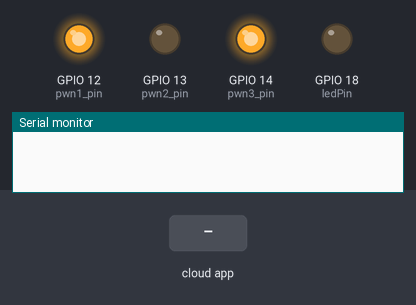
A sketch run on a simulated ESP32. On the bench: output pins drawn as LEDs (lit = HIGH), the last lines printed to the serial monitor. The test bench sets the inputs (shaded band). WiFi joins after 1.5 s; servers stay silent unless stated.

Above: at 2.7 s.
2.8 s: the phone or cloud app sets light to 0
At 4.2 s:
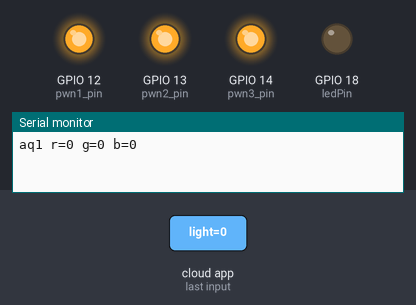
4.5 s: the phone or cloud app sets switch1 to 1
At 5.4 s:
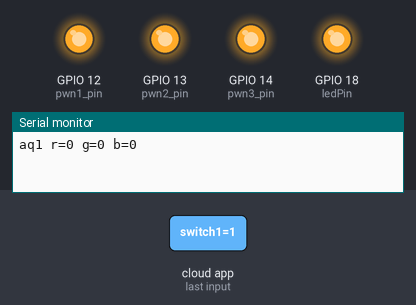
6.0 s: the phone or cloud app sets light to 1
At 6.5 s:
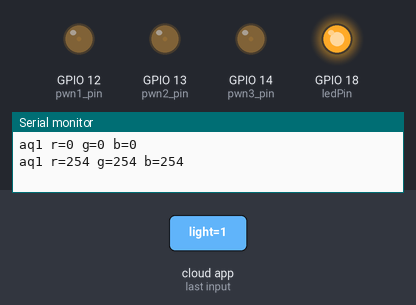
7.5 s: the phone or cloud app sets switch1 to 0
At 8.7 s:
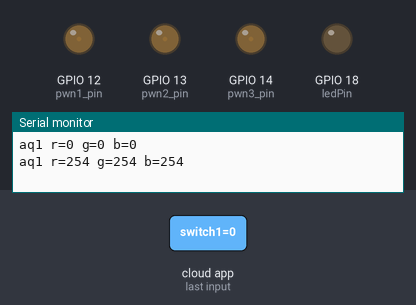
9.0 s: the phone or cloud app sets light to 0
At 9.9 s:
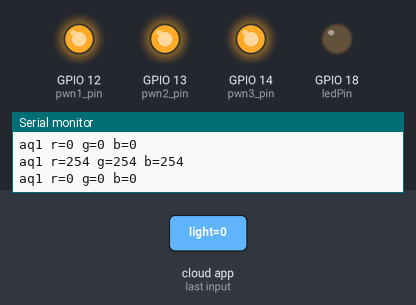
10.5 s: the phone or cloud app sets switch1 to 1
At 11.1 s:
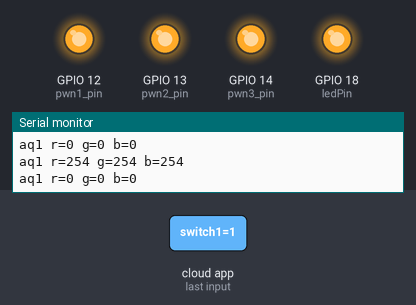
Timing chart, 0 to 13.0 s (numbered marks = the images above; inputs shaded):
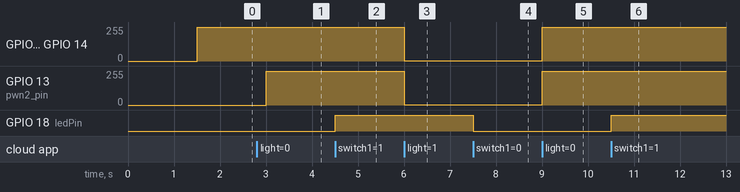

The sketch:

Untitled_apr04a.ino
```cpp
#include "arduino_secrets.h"
/*
  Sketch generated by the Arduino IoT Cloud Thing "Untitled"
  https://create.arduino.cc/cloud/things/aea228f8-8386-468d-acc1-12b290fbc910

  Arduino IoT Cloud Variables description

  The following variables are automatically generated and updated when changes are made to the Thing

  CloudColoredLight light;
  CloudSwitch switch1;

  Variables which are marked as READ/WRITE in the Cloud Thing will also have functions
  which are called when their values are changed from the Dashboard.
  These functions are generated with the Thing and added at the end of this sketch.
*/

#include "thingProperties.h"
const uint8_t ledPin = 18;

const int pwn1_pin = 12;
const int canalPWM1 = 0;
const int freq_ch1 = 60;
const int resol_1    = 8;

const int pwn2_pin = 13;
const int canalPWM2 = 1;
const int freq_ch2 = 60;
const int resol_2    = 8;

const int pwn3_pin = 14;
const int canalPWM3 = 2;
const int freq_ch3 = 60;
const int resol_3    = 8;

void setup() {
  // Initialize serial and wait for port to open:
  Serial.begin(9600);
  // This delay gives the chance to wait for a Serial Monitor without blocking if none is found
  delay(1500);
  pinMode(ledPin, OUTPUT);

  ledcSetup(canalPWM1, freq_ch1,  resol_1);
  ledcAttachPin(pwn1_pin, canalPWM1);

  ledcSetup(canalPWM2, freq_ch2,  resol_2);
  ledcAttachPin(pwn2_pin, canalPWM2);

  ledcSetup(canalPWM3, freq_ch3,  resol_3);
  ledcAttachPin(pwn3_pin, canalPWM3);

  //Todos los PWM estaran a 0, hasta que se indique lo contrario por alexa
  ledcWrite(canalPWM1, 254);
  ledcWrite(canalPWM2, 0);
  ledcWrite(canalPWM3, 254);
  // Defined in thingProperties.h
  initProperties();

  // Connect to Arduino IoT Cloud
  ArduinoCloud.begin(ArduinoIoTPreferredConnection);

  /*
     The following function allows you to obtain more information
     related to the state of network and IoT Cloud connection and errors
     the higher number the more granular information you’ll get.
     The default is 0 (only errors).
     Maximum is 4
  */
  setDebugMessageLevel(2);
  ArduinoCloud.printDebugInfo();
}

void loop() {
  ArduinoCloud.update();
  // Your code here
}


/*
  Since Switch1 is READ_WRITE variable, onSwitch1Change() is
  executed every time a new value is received from IoT Cloud.
*/
void onSwitch1Change()  {
  // Add your code here to act upon Switch1 change
  if (switch1) {
    digitalWrite(ledPin, HIGH);
  }
  else {
    digitalWrite(ledPin, LOW);
  }
}
/*
  Since Light is READ_WRITE variable, onLightChange() is
  executed every time a new value is received from IoT Cloud.
*/
void onLightChange()  {
  // Add your code here to act upon Light change
  uint8_t r, g, b;
  light.getValue().getRGB(r, g, b);
  //Serial.println("R:"+String(r)+ " G:"+string(g)+ " B:"+String(b));
  Serial.printf("aq1 r=%d g=%d b=%d\n", r, g, b);
  ledcWrite(canalPWM1, 255 ^ r);
  ledcWrite(canalPWM2, 255 ^ g);
  ledcWrite(canalPWM3, 255 ^ b);
}
```

arduino_secrets.h
```cpp
#define SECRET_SSID ""
#define SECRET_OPTIONAL_PASS ""
#define SECRET_DEVICE_KEY ""
```

thingProperties.h
```cpp
// Code generated by Arduino IoT Cloud, DO NOT EDIT.

#include <ArduinoIoTCloud.h>
#include <Arduino_ConnectionHandler.h>

const char DEVICE_LOGIN_NAME[]  = "635874b4-5ba2-43dc-911f-d3a04a7595b2";

const char SSID[]               = SECRET_SSID;    // Network SSID (name)
const char PASS[]               = SECRET_OPTIONAL_PASS;    // Network password (use for WPA, or use as key for WEP)
const char DEVICE_KEY[]  = SECRET_DEVICE_KEY;    // Secret device password

void onLightChange();
void onSwitch1Change();

CloudColoredLight light;
CloudSwitch switch1;

void initProperties(){

  ArduinoCloud.setBoardId(DEVICE_LOGIN_NAME);
  ArduinoCloud.setSecretDeviceKey(DEVICE_KEY);
  ArduinoCloud.addProperty(light, READWRITE, ON_CHANGE, onLightChange);
  ArduinoCloud.addProperty(switch1, READWRITE, ON_CHANGE, onSwitch1Change);

}

WiFiConnectionHandler ArduinoIoTPreferredConnection(SSID, PASS);
```

Measured:
- after the input at 2.8 s, GPIO 12 (pwn1_pin), GPIO 14 (pwn3_pin): 253/255 → 255/255 after 0.20 s; GPIO 13 (pwn2_pin): 0/255 → 255/255 after 0.20 s
- after the input at 4.5 s, GPIO 18 (ledPin): LOW → HIGH at once
- after the input at 6.0 s, GPIO 12 (pwn1_pin), GPIO 13 (pwn2_pin), GPIO 14 (pwn3_pin): 255/255 → 1/255 at once
- after the input at 7.5 s, GPIO 18 (ledPin): HIGH → LOW at once
- after the input at 9.0 s, GPIO 12 (pwn1_pin), GPIO 13 (pwn2_pin), GPIO 14 (pwn3_pin): 1/255 → 255/255 at once
- after the input at 10.5 s, GPIO 18 (ledPin): LOW → HIGH at once
